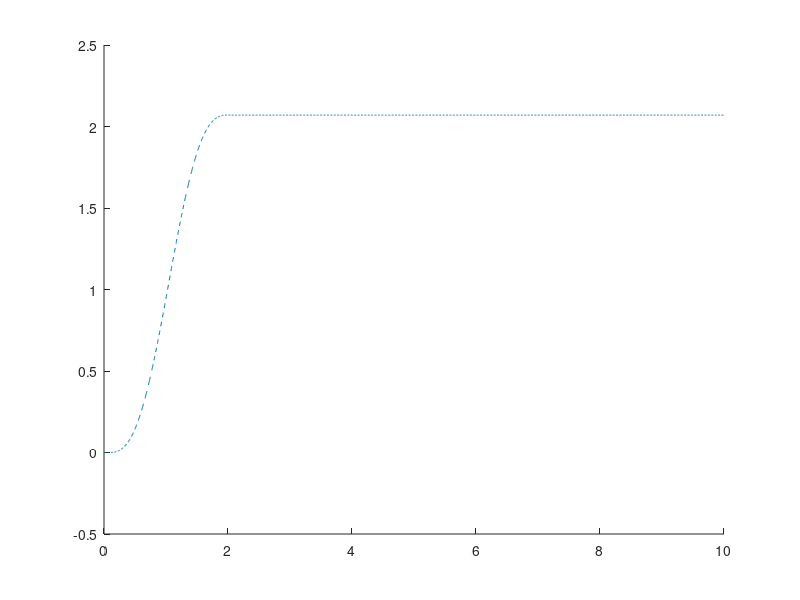

Write the MATLAB code that produced this figure. (Note: this script raises an error after producing the figure.)
close all; clear all; clc;

time = load("time.mat").T;

plunge_h10_open = load("plunge_h10_open.mat").plungehat_open;
plunge_h10_close = load("plunge_h10_close.mat").plunge_close;
plunge_h15_open = load("plunge_h15_open.mat").plungehat_open;
plunge_h15_close = load("plunge_h15_close.mat").plunge_close;
plunge_h20_open = load("plunge_h20_open.mat").plungehat_open;
plunge_h20_close = load("plunge_h20_close.mat").plunge_close;

pitch_h10_open = load("pitch_h10_open.mat").pitchhat_open;
pitch_h10_close = load("pitch_h10_close.mat").pitch_close;
pitch_h15_open = load("pitch_h15_open.mat").pitchhat_open;
pitch_h15_close = load("pitch_h15_close.mat").pitch_close;
pitch_h20_open = load("pitch_h20_open.mat").pitchhat_open;
pitch_h20_close = load("pitch_h20_close.mat").pitch_close;

figure(1)
hold on;
plot(time, plunge_h10_open, "--", LineWidth=3, Color="#0072BD")
plot(time, plunge_h10_close, "-", LineWidth=3, Color="#0072BD")

plot(time, plunge_h15_open, "--", LineWidth=3, Color="#D95319")
plot(time, plunge_h15_close, "-", LineWidth=3, Color="#D95319")

plot(time, plunge_h20_open, "--", LineWidth=3, Color="#EDB120")
plot(time, plunge_h20_close, "-", LineWidth=3, Color="#EDB120")

grid on;

xlabel("time (s)")
ylabel("\Delta h (m)")
legend(["H=10m open-loop" "H=10m closed-loop" "H=15m open-loop" "H=15m closed-loop" ...
    "H=20m open-loop" "H=20m closed-loop"], location="eastoutside")

set(gcf,'position',[300,300,1000,450])
fontsize(25, "points")

figure(2)
hold on;
plot(time, pitch_h10_open/pi*180, "--", LineWidth=3, Color="#0072BD")
plot(time, pitch_h10_close/pi*180, "-", LineWidth=3, Color="#0072BD")

plot(time, pitch_h15_open/pi*180, "--", LineWidth=3, Color="#D95319")
plot(time, pitch_h15_close/pi*180, "-", LineWidth=3, Color="#D95319")

plot(time, pitch_h20_open/pi*180, "--", LineWidth=3, Color="#EDB120")
plot(time, pitch_h20_close/pi*180, "-", LineWidth=3, Color="#EDB120")

grid on;

xlabel("time (s)")
ylabel("\Delta \alpha (deg)")
legend(["H=10m open-loop" "H=10m closed-loop" "H=15m open-loop" "H=15m closed-loop" ...
    "H=20m open-loop" "H=20m closed-loop"], location="eastoutside")

set(gcf,'position',[300,300,1000,450])
fontsize(25, "points")